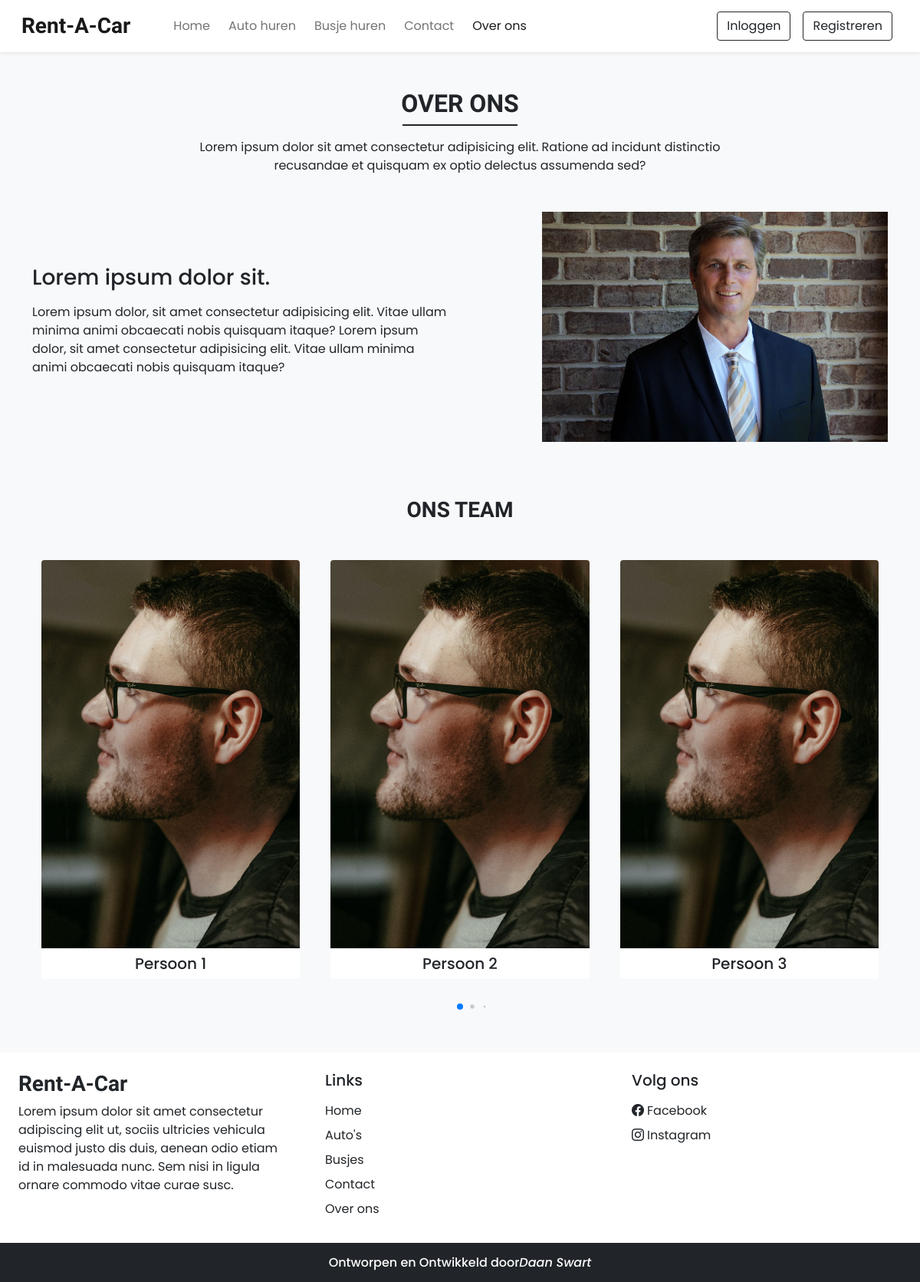
Page /about.php on the committed database.
### tables this page shows
CREATE TABLE IF NOT EXISTS `settings` (
  `sr_no` int(11) NOT NULL AUTO_INCREMENT,
  `site_title` varchar(50) NOT NULL,
  `site_about` varchar(250) NOT NULL,
  `shutdown` tinyint(1) NOT NULL,
  PRIMARY KEY (`sr_no`)
);

CREATE TABLE IF NOT EXISTS `team_details` (
  `sr_no` int(11) NOT NULL AUTO_INCREMENT,
  `name` varchar(50) NOT NULL,
  `picture` varchar(150) NOT NULL,
  PRIMARY KEY (`sr_no`)
);

### admin/inc/db_config.php (called while the page is built, shortened)
<?php
function selectAll($table)
{
    $con = $GLOBALS['con'];
    if ($table == 'cars') {
        $res = mysqli_query($con, "SELECT * FROM $table ORDER BY `status` DESC, `brand`");
    } else {
        $res = mysqli_query($con, "SELECT * FROM $table ORDER BY `sr_no`");
    }
    return $res;
}
function select($sql, $values, $datatypes)
{
    $con = $GLOBALS['con'];
    if ($stmt = mysqli_prepare($con, $sql)) {
        mysqli_stmt_bind_param($stmt, $datatypes, ...$values);
        if (mysqli_stmt_execute($stmt)) {
            $res = mysqli_stmt_get_result($stmt);
            return $res;
        } else {
            mysqli_stmt_close($stmt);
            die("Query cannot be executed - Select");
        }
    } else {
        die("Query cannot be prepared - Select");
    }
}

### about.php (the view, shortened to what this page needs)
<!DOCTYPE html>
<html lang="en">
<head>
    <link rel="stylesheet" href="https://cdn.jsdelivr.net/npm/swiper@11/swiper-bundle.min.css" />
    <?php require('inc/links.php') ?>
</head>
<body class="bg-light">
    <?php require('inc/header.php') ?>
    <div class="my-5 px-4">
        <h2 class="fw-bold h-font text-center">OVER ONS</h2>
        <div class="h-line bg-dark"></div>
        <p class="text-center mt-3">
            Lorem ipsum dolor sit amet consectetur adipisicing elit.
            Ratione ad incidunt distinctio <br> recusandae et quisquam ex
            optio delectus assumenda sed?</p>
    </div>
    <div class="container">
        <div class="row justify-content-between align-items-center">
            <div class="col-lg-6 col-md-5 mb-4 order-lg-1 order-md-1 order-2">
                <h3 class="mb-3">Lorem ipsum dolor sit.</h3>
                <p>Lorem ipsum dolor, sit amet consectetur adipisicing elit.
                    Vitae ullam minima animi obcaecati nobis quisquam itaque?
                    Lorem ipsum dolor, sit amet consectetur adipisicing elit.
                    Vitae ullam minima animi obcaecati nobis quisquam itaque?
                </p>
            </div>
            <div class="col-lg-5 col-md-5 mb-4 order-lg-2 order-md-2 order-1">
                <img src="images/about/about.jpg" class="w-100">
            </div>
        </div>
    </div>
    <h3 class="my-5 fw-bold h-font text-center">
        ONS TEAM
    </h3>
    <div class="container px-4">
        <div class="swiper mySwiper">
            <div class="swiper-wrapper mb-5">
                <?php
                $about_r = selectAll('team_details');
                $path = ABOUT_IMAGE_PATH;
                while ($row = mysqli_fetch_assoc($about_r)) {
                    echo <<<data
                            <div class="swiper-slide bg-white text-center overflow-hidden rounded">
                            <img src="$path$row[picture]" class="w-100">
                            <h5 class="mt-2">$row[name]</h5>
                            </div>
                        data;
                }
                ?>
            </div>
            <div class="swiper-pagination"></div>
        </div>
    </div>
    <?php require('inc/footer.php') ?>
</body>
</html>

### inc/header.php (shortened to what this page needs)
<nav id="nav-bar" class="navbar navbar-expand-lg navbar-light bg-white px-lg-3 py-lg-2 shadow-sm sticky-top ">
    <div class="container-fluid">
        <a class="navbar-brand me-5 fw-bold fs-3 h-font" href="index.php"><?php echo $settings_r['site_title'] ?></a>
        <div class="collapse navbar-collapse" id="navbarSupportedContent">
            <ul class="navbar-nav me-auto mb-2 mb-lg-0">
                <li class="nav-item">
                    <a class="nav-link me-2" href="index.php">Home</a>
                </li>
                <li class="nav-item">
                    <a class="nav-link me-2" href="cars.php">Auto huren</a>
                </li>
                <li class="nav-item">
                    <a class="nav-link me-2" href="busjes.php">Busje huren</a>
                </li>
                <li class="nav-item">
                    <a class="nav-link me-2" href="contact.php">Contact</a>
                </li>
                <li class="nav-item">
                    <a class="nav-link" href="about.php">Over ons</a>
                </li>
            </ul>
            <div class="d-flex">
                <?php
                if (isset($_SESSION['login']) && $_SESSION['login'] == true) {
                    $path = USERS_IMG_PATH;
                    echo <<<data
                    <div class="btn-group">
                        <button type="button" class="btn btn-outline-dark shadow-none dropdown-toggle" data-bs-toggle="dropdown" data-bs-display="static" aria-expanded="false">
                        <img src="$path$_SESSION[uPic]" style="width: 25px; height: 25px; border-radius: 50%;" class="me-1">
                        $_SESSION[uName]
                    </button>
                    <ul class="dropdown-menu dropdown-menu-lg-end">
                    <li><a class="dropdown-item" href="profile.php">Profiel</a></li>
                    <li><a class="dropdown-item" href="bookings.php">Reserveringen</a></li>
                    <li><a class="dropdown-item" href="logout.php">Uitloggen</a></li>
                    </ul>
                    </div>
                    data;
                } else {
                    echo <<<data
                    <button type="button" class="btn btn-outline-dark shadow-none me-lg-3 me-2" data-bs-toggle="modal" data-bs-target="#loginModal">
                    Inloggen
                    </button>
                    <button type="button" class="btn btn-outline-dark shadow-none me-lg-2 me-3" data-bs-toggle="modal" data-bs-target="#registerModal">
                    Registreren
                    </button>
                    data;
                }
                ?>
            </div>
        </div>
    </div>
</nav>

### inc/footer.php (shortened to what this page needs)
<div class="container-fluid bg-white mt-5">
    <div class="row">
        <div class="col-lg-4 p-4">
            <h3 class="h-font fw-bold fs-3 mb-2"><?php echo $settings_r['site_title'] ?></h3>
            <p>
                <?php echo $settings_r['site_about'] ?>
            </p>
        </div>
        <div class="col-lg-4 p-4">
            <h5 class="mb-3">Links</h5>
            <a href="index.php" class="d-inline-block mb-2 text-dark text-decoration-none" href="">Home</a><br>
            <a href="rooms.php" class="d-inline-block mb-2 text-dark text-decoration-none" href="">Auto's</a><br>
            <a href="facilities.php" class="d-inline-block mb-2 text-dark text-decoration-none" href="">Busjes</a><br>
            <a href="contact.php" class="d-inline-block mb-2 text-dark text-decoration-none" href="">Contact</a><br>
            <a href="about.php" class="d-inline-block mb-2 text-dark text-decoration-none" href="">Over ons </a>
        </div>
        <div class="col-lg-4 p-4">
            <h5 class="mb-3">Volg ons</h5>
            <a href="<?php echo $contact_r['fb'] ?>" class="d-inline-block text-dark text-decoration-none mb-2">
                <i class="bi bi-facebook me-1"></i>Facebook
            </a><br>
            <a href="<?php echo $contact_r['insta'] ?>" class="d-inline-block text-dark text-decoration-none">
                <i class="bi bi-instagram me-1"></i>Instagram
            </a>
        </div>
    </div>
</div>
<h6 class="text-center bg-dark text-white p-3 m-0">Ontworpen en Ontwikkeld door<span class="fst-italic">Daan Swart</span></h6>

### css/common.css (style rules this page uses)
:root { --teal: #2ec1ac; --teal-hover: #2ec1ac; }
* { font-family: 'Poppins', 'sans-serif'; }
.h-font { font-family: 'Merienda', cursive; }
.h-line { width: 150px; margin: 0 auto; height: 1.7px; }

### rows in the picture
settings: site_title "Rent-A-Car", site_about "Lorem ipsum dolor sit amet consectetur adipiscing elit ut, sociis ultricies vehicula euismod justo dis duis, aenean odio etiam id in malesuada nunc. Sem nisi in ligula ornare commodo vitae curae susc."
team_details: picture (picture), name "Persoon 1"
team_details: picture (picture), name "Persoon 2"
team_details: picture (picture), name "Persoon 3"
